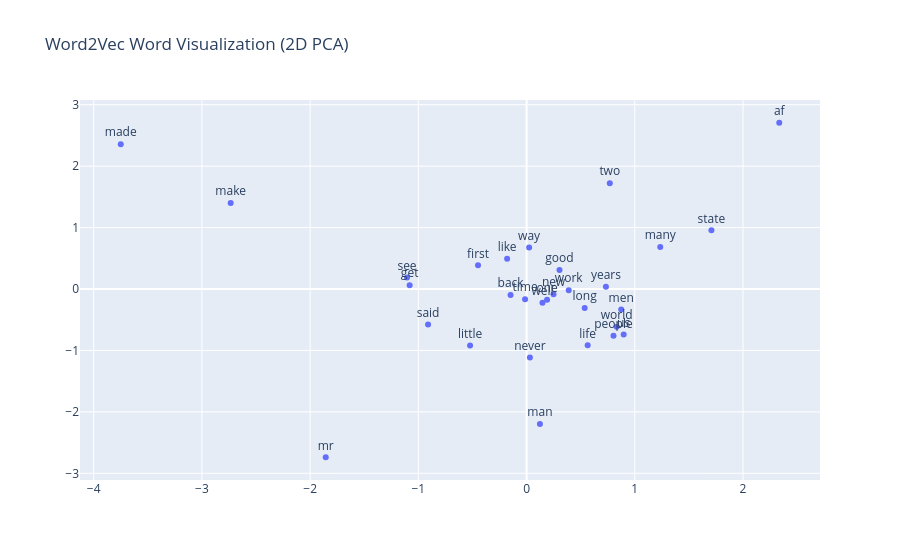

Notebook cell for this chart:
### Code cell
import plotly.graph_objects as go

fig = go.Figure()
fig.add_trace(go.Scatter(
    x=vectors_2d[:, 0],
    y=vectors_2d[:, 1],
    mode='markers+text',
    text=top_words,
    textposition='top center'
))
fig.update_layout(title="Word2Vec Word Visualization (2D PCA)")
fig.show()

### Figure 1 — Plotly figure (JSON) as saved in the notebook; plotly's stock layout.template omitted (floating-point values rounded to 4 significant figures)
{"data": [{"mode": "markers+text", "text": ["one", "said", "new", "time", "two", "first", "like", "man", "made", "many", "years", "af", "back", "well", "way", "people", "mr", "us", "little", "state", "good", "make", "world", "see", "men", "work", "long", "get", "life", "never"], "textposition": "top center", "type": "scatter", "x": [0.1895, -0.9102, 0.2489, -0.0136, 0.7691, -0.4486, -0.1796, 0.1233, -3.75, 1.235, 0.7332, 2.335, -0.1479, 0.1471, 0.02351, 0.8034, -1.856, 0.8973, -0.522, 1.708, 0.3043, -2.734, 0.8327, -1.105, 0.8747, 0.3896, 0.5369, -1.08, 0.5645, 0.03088], "y": [-0.1753, -0.5771, -0.08386, -0.1653, 1.723, 0.3867, 0.4923, -2.196, 2.357, 0.684, 0.03496, 2.707, -0.098, -0.2225, 0.6775, -0.7596, -2.739, -0.7395, -0.9198, 0.9561, 0.3103, 1.4, -0.6129, 0.1895, -0.3354, -0.01994, -0.307, 0.0628, -0.9155, -1.113]}], "layout": {"title": {"text": "Word2Vec Word Visualization (2D PCA)"}}}
